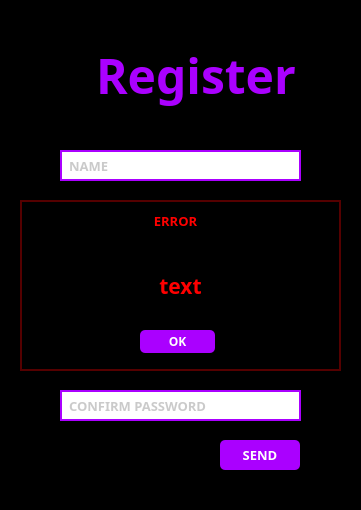
<?xml version="1.0" encoding="UTF-8"?>
<ui version="4.0">
 <class>MainWindow</class>
 <widget class="QMainWindow" name="MainWindow">
  <property name="geometry">
   <rect>
    <x>0</x>
    <y>0</y>
    <width>361</width>
    <height>510</height>
   </rect>
  </property>
  <property name="minimumSize">
   <size>
    <width>361</width>
    <height>510</height>
   </size>
  </property>
  <property name="maximumSize">
   <size>
    <width>361</width>
    <height>510</height>
   </size>
  </property>
  <property name="windowTitle">
   <string>IMC - Register</string>
  </property>
  <property name="styleSheet">
   <string notr="true">background-color: rgb(0, 0, 0);</string>
  </property>
  <widget class="QWidget" name="centralwidget">
   <widget class="QLineEdit" name="tb_username_cadastro">
    <property name="geometry">
     <rect>
      <x>60</x>
      <y>211</y>
      <width>241</width>
      <height>31</height>
     </rect>
    </property>
    <property name="font">
     <font>
      <family>Yu Gothic UI Semibold</family>
      <pointsize>10</pointsize>
      <weight>75</weight>
      <bold>true</bold>
     </font>
    </property>
    <property name="styleSheet">
     <string notr="true">QLineEdit{
background-color: rgb(255, 255, 255);
color: rgb(150, 150, 150);
padding: 5px;
border: 2px solid rgb(170, 0, 255)
}
QLineEdit:hover{
	border: 2px solid rgb(255, 0, 255)
}
QLineEdit:focus{
	color: rgb(0, 0, 0);
	border: 2px solid rgb(255, 0, 255)
}
</string>
    </property>
    <property name="maxLength">
     <number>25</number>
    </property>
    <property name="placeholderText">
     <string>USER NAME</string>
    </property>
    <property name="clearButtonEnabled">
     <bool>true</bool>
    </property>
   </widget>
   <widget class="QLineEdit" name="tb_senha_cadastro">
    <property name="geometry">
     <rect>
      <x>60</x>
      <y>331</y>
      <width>241</width>
      <height>31</height>
     </rect>
    </property>
    <property name="font">
     <font>
      <family>Yu Gothic UI Semibold</family>
      <pointsize>10</pointsize>
      <weight>75</weight>
      <bold>true</bold>
     </font>
    </property>
    <property name="styleSheet">
     <string notr="true">QLineEdit{
background-color: rgb(255, 255, 255);
color: rgb(150, 150, 150);
padding: 5px;
border: 2px solid rgb(170, 0, 255)
}
QLineEdit:hover{
	border: 2px solid rgb(255, 0, 255)
}
QLineEdit:focus{
	color: rgb(0, 0, 0);
	border: 2px solid rgb(255, 0, 255)
}</string>
    </property>
    <property name="maxLength">
     <number>16</number>
    </property>
    <property name="echoMode">
     <enum>QLineEdit::Password</enum>
    </property>
    <property name="placeholderText">
     <string>PASSWORD</string>
    </property>
    <property name="clearButtonEnabled">
     <bool>true</bool>
    </property>
   </widget>
   <widget class="QLineEdit" name="tb_email_cadastro">
    <property name="geometry">
     <rect>
      <x>60</x>
      <y>271</y>
      <width>241</width>
      <height>31</height>
     </rect>
    </property>
    <property name="font">
     <font>
      <family>Yu Gothic UI Semibold</family>
      <pointsize>10</pointsize>
      <weight>75</weight>
      <bold>true</bold>
     </font>
    </property>
    <property name="styleSheet">
     <string notr="true">QLineEdit{
background-color: rgb(255, 255, 255);
color: rgb(150, 150, 150);
padding: 5px;
border: 2px solid rgb(170, 0, 255)
}
QLineEdit:hover{
	border: 2px solid rgb(255, 0, 255)
}
QLineEdit:focus{
	color: rgb(0, 0, 0);
	border: 2px solid rgb(255, 0, 255)
}</string>
    </property>
    <property name="maxLength">
     <number>50</number>
    </property>
    <property name="placeholderText">
     <string>EMAIL</string>
    </property>
    <property name="clearButtonEnabled">
     <bool>true</bool>
    </property>
   </widget>
   <widget class="QLineEdit" name="tb_confirmasenha_cadastro">
    <property name="geometry">
     <rect>
      <x>60</x>
      <y>390</y>
      <width>241</width>
      <height>31</height>
     </rect>
    </property>
    <property name="font">
     <font>
      <family>Yu Gothic UI Semibold</family>
      <pointsize>10</pointsize>
      <weight>75</weight>
      <bold>true</bold>
     </font>
    </property>
    <property name="styleSheet">
     <string notr="true">QLineEdit{
background-color: rgb(255, 255, 255);
color: rgb(150, 150, 150);
padding: 5px;
border: 2px solid rgb(170, 0, 255)
}
QLineEdit:hover{
	border: 2px solid rgb(255, 0, 255)
}
QLineEdit:focus{
	color: rgb(0, 0, 0);
	border: 2px solid rgb(255, 0, 255)
}</string>
    </property>
    <property name="maxLength">
     <number>16</number>
    </property>
    <property name="echoMode">
     <enum>QLineEdit::Password</enum>
    </property>
    <property name="placeholderText">
     <string>CONFIRM PASSWORD</string>
    </property>
    <property name="clearButtonEnabled">
     <bool>true</bool>
    </property>
   </widget>
   <widget class="QPushButton" name="btn_enviar_cadastro">
    <property name="geometry">
     <rect>
      <x>220</x>
      <y>440</y>
      <width>80</width>
      <height>30</height>
     </rect>
    </property>
    <property name="minimumSize">
     <size>
      <width>20</width>
      <height>20</height>
     </size>
    </property>
    <property name="maximumSize">
     <size>
      <width>80</width>
      <height>30</height>
     </size>
    </property>
    <property name="font">
     <font>
      <family>Unispace</family>
      <pointsize>10</pointsize>
      <weight>75</weight>
      <bold>true</bold>
     </font>
    </property>
    <property name="cursor">
     <cursorShape>PointingHandCursor</cursorShape>
    </property>
    <property name="styleSheet">
     <string notr="true">QPushButton{
	background-color: rgb(170, 0, 255);
	color: rgb(255, 255, 255);
	border-radius: 5px;
}
QPushButton:hover {
	color:  rgb(188, 188, 188);
	background-color: rgb(247, 10, 255);
}
QPushButton:pressed {
	color:  rgb(188, 188, 188);
	background-color: rgb(170, 0, 255);
}</string>
    </property>
    <property name="text">
     <string>SEND</string>
    </property>
   </widget>
   <widget class="QLabel" name="label">
    <property name="geometry">
     <rect>
      <x>80</x>
      <y>40</y>
      <width>231</width>
      <height>71</height>
     </rect>
    </property>
    <property name="font">
     <font>
      <family>Yu Gothic UI Semibold</family>
      <pointsize>36</pointsize>
      <weight>75</weight>
      <bold>true</bold>
     </font>
    </property>
    <property name="cursor">
     <cursorShape>IBeamCursor</cursorShape>
    </property>
    <property name="styleSheet">
     <string notr="true">QLabel{
	background: none;
	color: rgb(170, 0, 255);
	padding: 2px
}</string>
    </property>
    <property name="text">
     <string>Register</string>
    </property>
   </widget>
   <widget class="QLineEdit" name="tb_nome_cadastro">
    <property name="geometry">
     <rect>
      <x>60</x>
      <y>150</y>
      <width>241</width>
      <height>31</height>
     </rect>
    </property>
    <property name="font">
     <font>
      <family>Yu Gothic UI Semibold</family>
      <pointsize>10</pointsize>
      <weight>75</weight>
      <bold>true</bold>
     </font>
    </property>
    <property name="styleSheet">
     <string notr="true">QLineEdit{
background-color: rgb(255, 255, 255);
color: rgb(150, 150, 150);
padding: 5px;
border: 2px solid rgb(170, 0, 255)
}
QLineEdit:hover{
	border: 2px solid rgb(255, 0, 255)
}
QLineEdit:focus{
	color: rgb(0, 0, 0);
	border: 2px solid rgb(255, 0, 255)
}
</string>
    </property>
    <property name="maxLength">
     <number>50</number>
    </property>
    <property name="placeholderText">
     <string>NAME</string>
    </property>
    <property name="clearButtonEnabled">
     <bool>true</bool>
    </property>
   </widget>
   <widget class="QLabel" name="lbl_erro_registro">
    <property name="geometry">
     <rect>
      <x>20</x>
      <y>200</y>
      <width>321</width>
      <height>171</height>
     </rect>
    </property>
    <property name="font">
     <font>
      <family>Yu Gothic UI Semibold</family>
      <pointsize>16</pointsize>
      <weight>75</weight>
      <bold>true</bold>
     </font>
    </property>
    <property name="cursor">
     <cursorShape>IBeamCursor</cursorShape>
    </property>
    <property name="styleSheet">
     <string notr="true">color: rgb(255, 0, 0);
border: 2px solid rgb(85, 0, 0);</string>
    </property>
    <property name="text">
     <string>text</string>
    </property>
    <property name="alignment">
     <set>Qt::AlignCenter</set>
    </property>
    <property name="wordWrap">
     <bool>false</bool>
    </property>
    <property name="margin">
     <number>0</number>
    </property>
    <property name="indent">
     <number>-1</number>
    </property>
   </widget>
   <widget class="QLabel" name="label_3">
    <property name="geometry">
     <rect>
      <x>150</x>
      <y>210</y>
      <width>51</width>
      <height>21</height>
     </rect>
    </property>
    <property name="font">
     <font>
      <family>Yu Gothic UI Semibold</family>
      <pointsize>10</pointsize>
      <weight>75</weight>
      <bold>true</bold>
     </font>
    </property>
    <property name="styleSheet">
     <string notr="true">color: rgb(255, 0, 0);
</string>
    </property>
    <property name="text">
     <string>ERROR</string>
    </property>
    <property name="alignment">
     <set>Qt::AlignCenter</set>
    </property>
   </widget>
   <widget class="QPushButton" name="btn_lbl_erro_registro">
    <property name="geometry">
     <rect>
      <x>140</x>
      <y>330</y>
      <width>75</width>
      <height>23</height>
     </rect>
    </property>
    <property name="font">
     <font>
      <family>Unispace</family>
      <pointsize>9</pointsize>
      <weight>75</weight>
      <bold>true</bold>
     </font>
    </property>
    <property name="cursor">
     <cursorShape>PointingHandCursor</cursorShape>
    </property>
    <property name="styleSheet">
     <string notr="true">QPushButton{
	background-color: rgb(170, 0, 255);
	color: rgb(255, 255, 255);
	border-radius: 5px;
}
QPushButton:hover {
	color:  rgb(188, 188, 188);
	background-color: rgb(247, 10, 255);
}
QPushButton:pressed {
	color:  rgb(188, 188, 188);
	background-color: rgb(170, 0, 255);
}</string>
    </property>
    <property name="text">
     <string>OK</string>
    </property>
   </widget>
  </widget>
 </widget>
 <tabstops>
  <tabstop>tb_nome_cadastro</tabstop>
  <tabstop>tb_username_cadastro</tabstop>
  <tabstop>tb_email_cadastro</tabstop>
  <tabstop>tb_senha_cadastro</tabstop>
  <tabstop>tb_confirmasenha_cadastro</tabstop>
  <tabstop>btn_enviar_cadastro</tabstop>
  <tabstop>btn_lbl_erro_registro</tabstop>
 </tabstops>
 <resources/>
 <connections/>
</ui>
